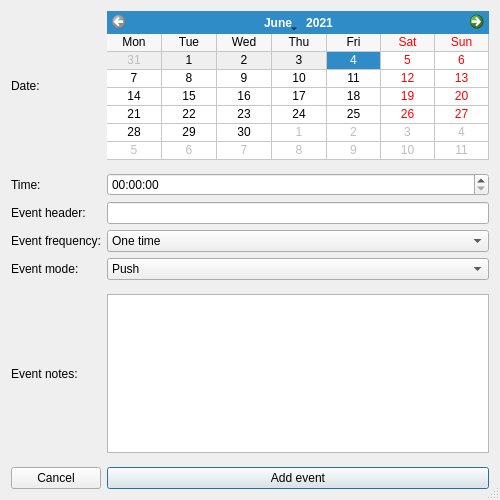
<?xml version="1.0" encoding="UTF-8"?>
<ui version="4.0">
 <class>AddEvent</class>
 <widget class="QDialog" name="AddEvent">
  <property name="geometry">
   <rect>
    <x>0</x>
    <y>0</y>
    <width>500</width>
    <height>500</height>
   </rect>
  </property>
  <property name="minimumSize">
   <size>
    <width>500</width>
    <height>500</height>
   </size>
  </property>
  <property name="maximumSize">
   <size>
    <width>500</width>
    <height>500</height>
   </size>
  </property>
  <property name="contextMenuPolicy">
   <enum>Qt::NoContextMenu</enum>
  </property>
  <property name="windowTitle">
   <string>New event</string>
  </property>
  <property name="sizeGripEnabled">
   <bool>true</bool>
  </property>
  <property name="modal">
   <bool>true</bool>
  </property>
  <layout class="QGridLayout" name="gridLayout_2">
   <item row="0" column="0">
    <layout class="QGridLayout" name="gridLayout">
     <item row="0" column="0">
      <widget class="QLabel" name="labelDateTime">
       <property name="text">
        <string>Date:</string>
       </property>
      </widget>
     </item>
     <item row="4" column="0">
      <widget class="QLabel" name="labelNotifications">
       <property name="text">
        <string>Event frequency:</string>
       </property>
      </widget>
     </item>
     <item row="2" column="1">
      <widget class="QTimeEdit" name="timeEdit"/>
     </item>
     <item row="1" column="1">
      <spacer name="verticalSpacer">
       <property name="orientation">
        <enum>Qt::Vertical</enum>
       </property>
       <property name="sizeHint" stdset="0">
        <size>
         <width>20</width>
         <height>40</height>
        </size>
       </property>
      </spacer>
     </item>
     <item row="0" column="1">
      <widget class="QCalendarWidget" name="calendarWidget">
       <property name="selectedDate">
        <date>
         <year>2021</year>
         <month>6</month>
         <day>4</day>
        </date>
       </property>
       <property name="minimumDate">
        <date>
         <year>2021</year>
         <month>6</month>
         <day>4</day>
        </date>
       </property>
       <property name="firstDayOfWeek">
        <enum>Qt::Monday</enum>
       </property>
       <property name="gridVisible">
        <bool>true</bool>
       </property>
       <property name="horizontalHeaderFormat">
        <enum>QCalendarWidget::ShortDayNames</enum>
       </property>
       <property name="verticalHeaderFormat">
        <enum>QCalendarWidget::NoVerticalHeader</enum>
       </property>
       <property name="navigationBarVisible">
        <bool>true</bool>
       </property>
       <property name="dateEditEnabled">
        <bool>false</bool>
       </property>
      </widget>
     </item>
     <item row="7" column="0">
      <widget class="QLabel" name="labelNotes">
       <property name="text">
        <string>Event notes:</string>
       </property>
      </widget>
     </item>
     <item row="3" column="0">
      <widget class="QLabel" name="labelEventHeader">
       <property name="text">
        <string>Event header:</string>
       </property>
      </widget>
     </item>
     <item row="9" column="1">
      <widget class="QPushButton" name="addEventButton">
       <property name="text">
        <string>Add event</string>
       </property>
      </widget>
     </item>
     <item row="7" column="1">
      <widget class="QPlainTextEdit" name="plainTextEdit"/>
     </item>
     <item row="8" column="1">
      <spacer name="verticalSpacer_3">
       <property name="orientation">
        <enum>Qt::Vertical</enum>
       </property>
       <property name="sizeHint" stdset="0">
        <size>
         <width>20</width>
         <height>40</height>
        </size>
       </property>
      </spacer>
     </item>
     <item row="5" column="0">
      <widget class="QLabel" name="label_2">
       <property name="text">
        <string>Event mode:</string>
       </property>
      </widget>
     </item>
     <item row="9" column="0">
      <widget class="QPushButton" name="cancelButton">
       <property name="text">
        <string>Cancel</string>
       </property>
      </widget>
     </item>
     <item row="4" column="1">
      <widget class="QComboBox" name="comboNotifications">
       <item>
        <property name="text">
         <string>One time</string>
        </property>
       </item>
       <item>
        <property name="text">
         <string>Every hour</string>
        </property>
       </item>
       <item>
        <property name="text">
         <string>Every day</string>
        </property>
       </item>
       <item>
        <property name="text">
         <string>Every week</string>
        </property>
       </item>
       <item>
        <property name="text">
         <string>Every month</string>
        </property>
       </item>
      </widget>
     </item>
     <item row="2" column="0">
      <widget class="QLabel" name="label">
       <property name="text">
        <string>Time:</string>
       </property>
      </widget>
     </item>
     <item row="3" column="1">
      <widget class="QLineEdit" name="lineEventHeader"/>
     </item>
     <item row="6" column="1">
      <spacer name="verticalSpacer_2">
       <property name="orientation">
        <enum>Qt::Vertical</enum>
       </property>
       <property name="sizeHint" stdset="0">
        <size>
         <width>20</width>
         <height>40</height>
        </size>
       </property>
      </spacer>
     </item>
     <item row="5" column="1">
      <widget class="QComboBox" name="comboMode">
       <item>
        <property name="text">
         <string>Push</string>
        </property>
       </item>
       <item>
        <property name="text">
         <string>Dialog</string>
        </property>
       </item>
       <item>
        <property name="text">
         <string>Spam</string>
        </property>
       </item>
      </widget>
     </item>
    </layout>
   </item>
  </layout>
 </widget>
 <resources/>
 <connections/>
</ui>
